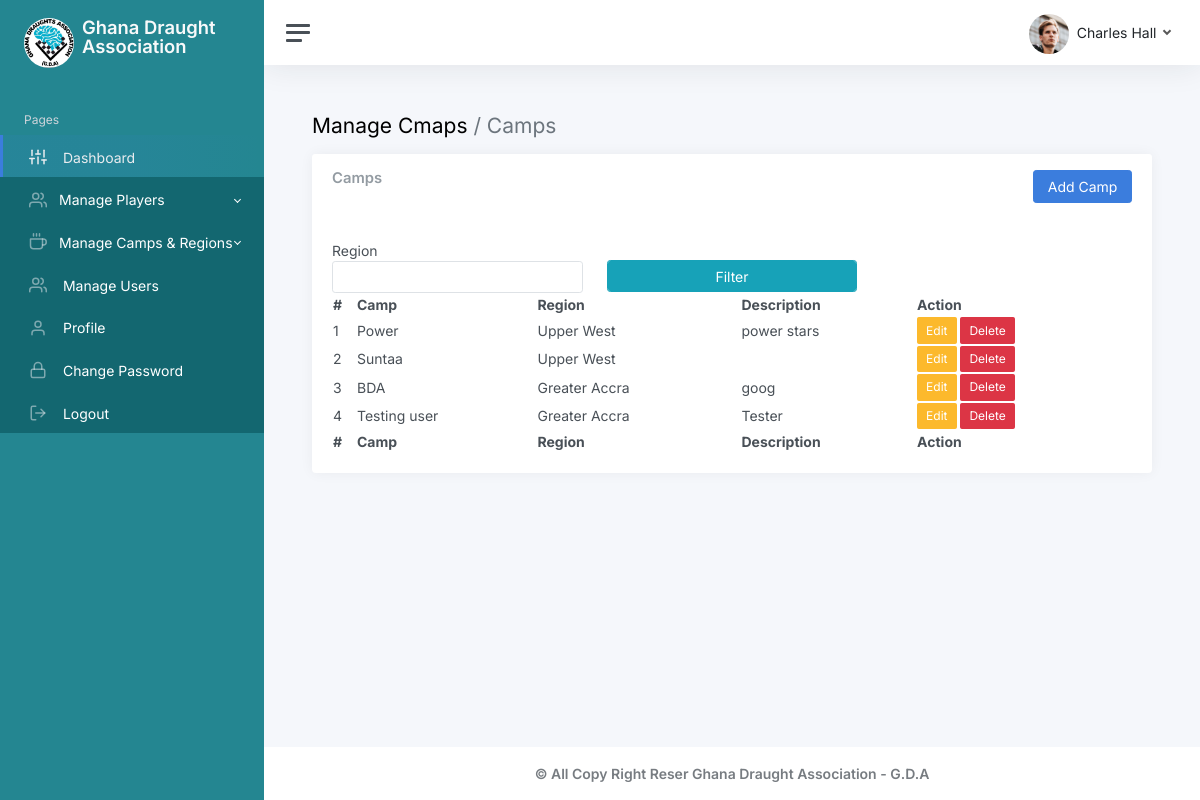
Page /admin/camps.php (signed in) on the committed database.
### tables this page shows
CREATE TABLE `camptbl` (
  `id` int(11) NOT NULL,
  `campName` varchar(255) NOT NULL,
  `regionId` int(11) NOT NULL,
  `description` text NOT NULL
);

CREATE TABLE `regiontbl` (
  `id` int(11) NOT NULL,
  `regionName` varchar(150) NOT NULL
);

### admin/camps.php (the view, shortened to what this page needs)
<?php include('inc/sidebar.php') ?>
<?php include('inc/header.php') ?>
		<main class="content">
			<div class="container-fluid p-0">
				<h1 class="h3 mb-3">Manage Cmaps <span class=" text-secondary">/ Camps</span></h1>
				<div class="row">
					<div class="col-xl-12 col-xxl-5 d-flex">
						<div class="w-100">
                               <div class="card">
                                   <div class="card-header">
                                       <div class="row">
                                           <div class="col-md-6">
                                               <h3 class=" card-title">Camps</h3>
                                           </div>
                                           <div class="col-md-6">
                                               <a href="./addCamp.php" class="btn btn-primary float-end">Add Camp</a>
                                           </div>
                                       </div>
                                   </div>
                                   <div class="card-body">
                                       <div class=" table-responsive">
                                           <form method="POST">
                                               <div class="row">
                                                   <div class="col-md-4">
                                                       <div class="form-group">
                                                           <label for="">Region</label>
                                                           <select class="selectpicker form-control" data-show-subtext="true" data-live-search="true" name="regionId">
                                                               <option value=""></option>
                                                               <?php
                                                                   require('./config.php');
                                                                   $regSql = mysqli_query($conn, 'SELECT * FROM regiontbl ORDER BY regionName ASC');
                                                                   if($regSql) {
                                                                       while($row = mysqli_fetch_array($regSql)) {
                                                               ?>
                                                                   <option value="<?= $row['id'] ?>"><?= $row['regionName'] ?></option>
                                                                   <?php
                                                                           }
                                                                       }
                                                               ?>
                                                           </select>
                                                       </div>
                                                   </div>
                                                   <div class="col-md-4">
                                                       <div class="form-group">
                                                           <button type="submit" name="filter" class="btn btn-info form-control extra-m">Filter</button>
                                                       </div>
                                                   </div>
                                               </div>
                                           </form>
                                           <table id="example" class="display" style="width:100%">
                                               <thead>
                                                   <tr>
                                                       <th>#</th>
                                                       <th>Camp</th>
                                                       <th>Region</th>
                                                       <th>Description</th>
                                                       <th>Action</th>
                                                   </tr>
                                               </thead>
                                               <tbody>
                                                   <?php
                                                       include('./config.php');
                                                       if(isset($_POST['filter'])) {
                                                           $regId = mysqli_real_escape_string($conn, $_POST['regionId']);
                                                           $sql = mysqli_query($conn, 'SELECT camptbl.campName,camptbl.description,camptbl.id, regiontbl.regionName
                                                           FROM camptbl
                                                           JOIN regiontbl ON regiontbl.id=camptbl.regionId
                                                           WHERE regionId="'. $regId . '"');
                                                       }else {
                                                           $sql = mysqli_query($conn, 'SELECT camptbl.campName,camptbl.description,camptbl.id, regiontbl.regionName
                                                           FROM camptbl
                                                           JOIN regiontbl ON regiontbl.id=camptbl.regionId');
                                                       }
                                                       $count = 1;
                                                       if($sql) {
                                                           while($row = mysqli_fetch_array($sql)) {
                                                   ?>
                                                   <tr>
                                                       <td><?= $count ?></td>
                                                       <td><?= $row['campName'] ?></td>
                                                       <td><?= $row['regionName'] ?></td>
                                                       <td><?= $row['description'] ?></td>
                                                       <td>
                                                           <a href="./editCamp.php?campId=<?= $row['id'] ?>" class="btn btn-warning btn-sm">Edit</a>
                                                           <a onclick="return confirm('You are about to delete this permanetly!')" href="./main/deleteCamp.php?campId=<?= $row['id'] ?>" class="btn btn-danger btn-sm">Delete</a>
                                                       </td>
                                                   </tr>
                                                   <?php
                                                           $count++;
                                                          }
                                                       }
                                                   ?>
                                               </tbody>
                                               <tfoot>
                                                   <tr>
                                                       <th>#</th>
                                                       <th>Camp</th>
                                                       <th>Region</th>
                                                       <th>Description</th>
                                                       <th>Action</th>
                                                   </tr>
                                               </tfoot>
                                           </table>
                                       </div>
                                   </div>
                               </div>
                           </div>
					</div>
				</div>
			</div>
		</main>
		<?php include('inc/footer.php') ?>

### assets/css/dataTables.dataTables.css (style rules this page uses)
:root { --dt-row-selected: 13, 110, 253; --dt-row-selected-text: 255, 255, 255; --dt-row-selected-link: 9, 10, 11; --dt-row-stripe: 0, 0, 0; --dt-row-hover: 0, 0, 0; --dt-column-ordering: 0, 0, 0; --dt-html-background: white; }

### assets/css/styles.css (style rules this page uses)
.extra-m { margin-top: 20px; }

### rows in the picture
camptbl: campName "Power", regiontbl.regionName "Upper West", description "power stars"
camptbl: campName "Suntaa", regiontbl.regionName "Upper West"
camptbl: campName "BDA", regiontbl.regionName "Greater Accra", description "goog"
camptbl: campName "Testing user", regiontbl.regionName "Greater Accra", description "Tester"
